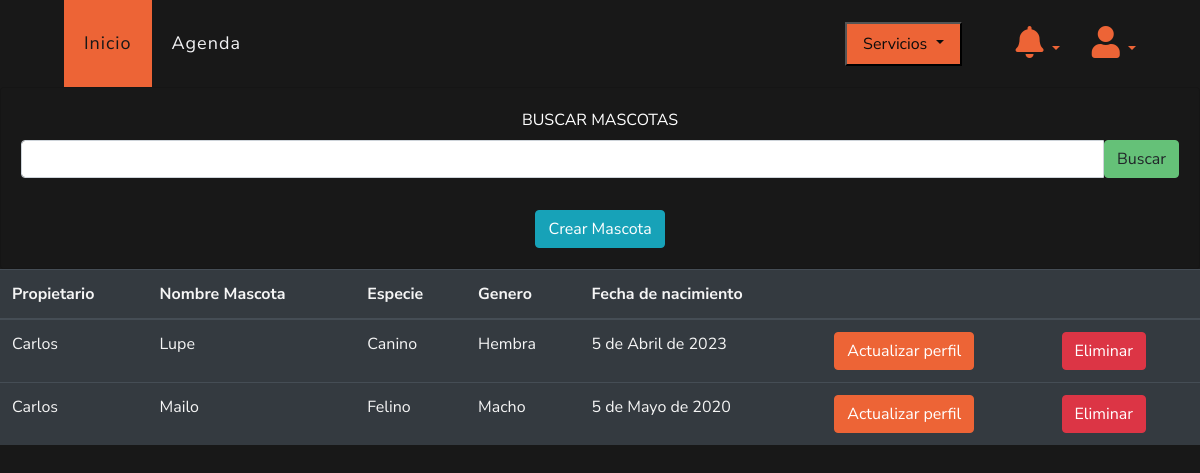
Before: /ver/mascotas (signed in) with the older database file.
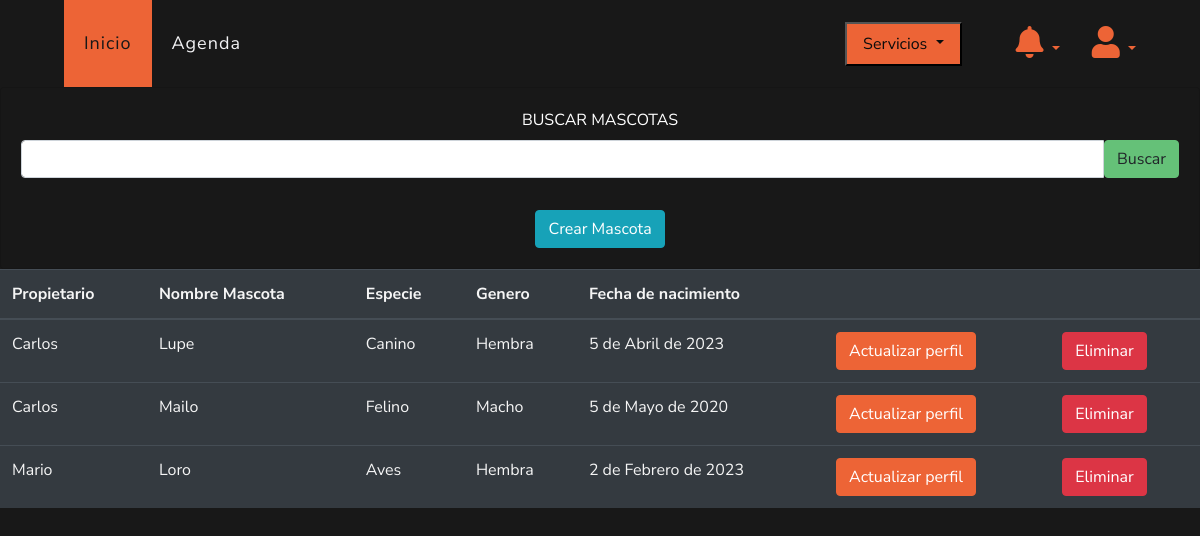
After: the same page with the newer database file.
### veterinary/models.py (models this page shows, shortened)
class Pet(models.Model):
    veterinary = models.ForeignKey(Veterinary, on_delete=models.PROTECT, null=True, blank=True)
    client = models.ForeignKey(Client, on_delete=models.PROTECT, related_name='pets')
    namePet = models.CharField(max_length=50, blank=False, null=False, verbose_name='nombre')
    species = models.CharField(max_length=50, blank=True, null=True, verbose_name='especie')
    birthdate = models.DateField(blank=True, null=True, verbose_name='fecha de nacimiento')
    gender = models.CharField(max_length=10, blank=False, null=False, default='Desconocido', verbose_name='sexo')
    race = models.CharField(max_length=50, blank=False, null=False, default='Desconocido', verbose_name='raza')
    weight = models.CharField(max_length=20, blank=False, null=False, default='Desconocido', verbose_name='peso')
    color = models.CharField(max_length=50, blank=False, null=False, default='Desconocido', verbose_name='color')
    age = models.IntegerField(blank=False, null=False, default='Desconocido', verbose_name='edad')
    reproductive_status = models.CharField(max_length=50, blank=False, null=False, default='Desconocido', verbose_name='estado reproductivo')
    temper = models.CharField(max_length=50, blank=False, null=False, default='Desconocido', verbose_name='temperamento')
    allergies = models.CharField(max_length=100, blank=False, null=False, default='Desconocido', verbose_name='alergias')

class Client(models.Model):
    CHOICES = [('CC', 'CC'), ('CE', 'CE'),
               ('TI', 'TI'), ('PPT', 'PPT'), ('PASAPORTE', 'PASAPORTE')]
    veterinary = models.ForeignKey(Veterinary, on_delete=models.PROTECT, blank=True, null=True)
    name = models.CharField(max_length=100, blank=False, null=False, verbose_name='Cliente')
    last_name = models.CharField(max_length=100, blank=False, null=False)
    type = models.CharField(max_length=10, choices=CHOICES, verbose_name='Tipo documento', default='CC')
    document = models.CharField(max_length=20, unique=False, blank=True, null=True, verbose_name='Documento')
    email = models.EmailField(max_length=254, unique=False, blank=True, null=True)
    phone = models.CharField(max_length=20, blank=True, null=True)
    global_id = models.UUIDField(default=uuid.uuid4, editable=False, unique=False)
    def __str__(self):
        return self.name
    class Meta:
        unique_together = ('document', 'email', 'veterinary')

### veterinary/views.py (the view)
# urls.py: path("ver/mascotas", views.detailPet, name='detailPet'),
@login_required(login_url="login")
def detailPet(request):
    VeterinaryLogued = request.user.veterinary
    if request.method == "POST":
        search_query = request.POST.get("search", "")
        pet = Pet.objects.select_related("client", "client__veterinary").filter(
            namePet__contains=search_query, client__veterinary=VeterinaryLogued
        )
        formPet = PetForm(VeterinaryLogued, request.POST)
        if formPet.is_valid():
            pet_instance = formPet.save(commit=False)
            pet_instance.veterinary = VeterinaryLogued
            pet_instance.save()
            return redirect("detailPet")
    else:
        formPet = PetForm(VeterinaryLogued)
        pet = Pet.objects.select_related("client", "client__veterinary").filter(
            client__veterinary=VeterinaryLogued
        )
    context = {"pets": pet, "form": formPet}
    return render(request, "veterinary/detailPet.html", context)

### veterinary/views.py (called while the page is built)
def check_notifications(request):
    if not request.user.is_authenticated:
        veterinary_logued = Veterinary.objects.get(id=1)
    else:
        veterinary_logued = request.user.veterinary
    if not Client.objects.filter(veterinary=veterinary_logued).exists():
        messages.info(request, 'Registra clientes')
    if not Pet.objects.filter(client__veterinary=veterinary_logued).exists():
        messages.info(request, 'Registra mascotas')
    if not Category.objects.filter(veterinary=veterinary_logued).exists():
        messages.info(request, 'Registra categorias y productos')
    if not Events.objects.filter(veterinary=veterinary_logued).exists():
        messages.info(request, 'Registra tu primer cita')

### templates/veterinary/detailPet.html (shortened to what this page needs)
{% extends 'layout/base.html' %}
{% block 'style' %}
{% load static %}
<link rel="stylesheet" href="{% static 'css/estiloindex.css' %}">
<link rel="stylesheet" href="{% static 'css/estilo.css' %}">
{% endblock %}
{% block 'header' %}
{% include 'layout/partials/headerbase.html' %}
{% endblock %}
{% block 'content' %}
<div class="container-fluid" style="background-color: #181818; height: 100vh;">
    <div class="row">
      <div class="col-md-12">
        <div class="card bg-dark text-white">
          <div class="card-body text-center">
            <form action="" method="POST">
              <label for="search" class="form-label">BUSCAR MASCOTAS</label>
              <div class="input-group mb-3">
                <input type="text" class="form-control" name="search">
                <button type="submit" class="btn btn-secondary">Buscar</button>
              </div>
            </form>
            <a data-toggle="modal" data-target="#exampleModal" class="btn btn-info mt-3">Crear Mascota</a>
          </div>
        </div>
        <div class="table-responsive">
          <table class="table table-dark table-responsive-sm">
            <thead>
              <tr>
                <th>Propietario</th>
                <th>Nombre Mascota</th>
                <th>Especie</th>
                <th>Genero</th>
                <th>Fecha de nacimiento</th>
                <th></th>
                <th></th>
              </tr>
            </thead>
            <tbody>
              {% for pet in pets %}
              <tr>
                <td>{{pet.client}}</td>
                <td>{{pet.namePet}}</td>
                <td>{{pet.species}}</td>
                <td>{{pet.gender}}</td>
                <td>{{pet.birthdate}}</td>
                <td><a href="{% url 'updatePet' id=pet.id %}" class="btn btn-primary">Actualizar perfil</a></td>
                <td><button onclick="borrar('{{pet.id}}')" class="btn btn-danger">Eliminar</button></td>
              </tr>
              {% endfor %}
            </tbody>
          </table>
        </div>
      </div>
    </div>
  </div>
{% endblock %}

Changed rows visible on the page:
added Pet: client "Mario", namePet "Loro", species "Aves", gender "Hembra", birthdate "2 de Febrero de 2023"
